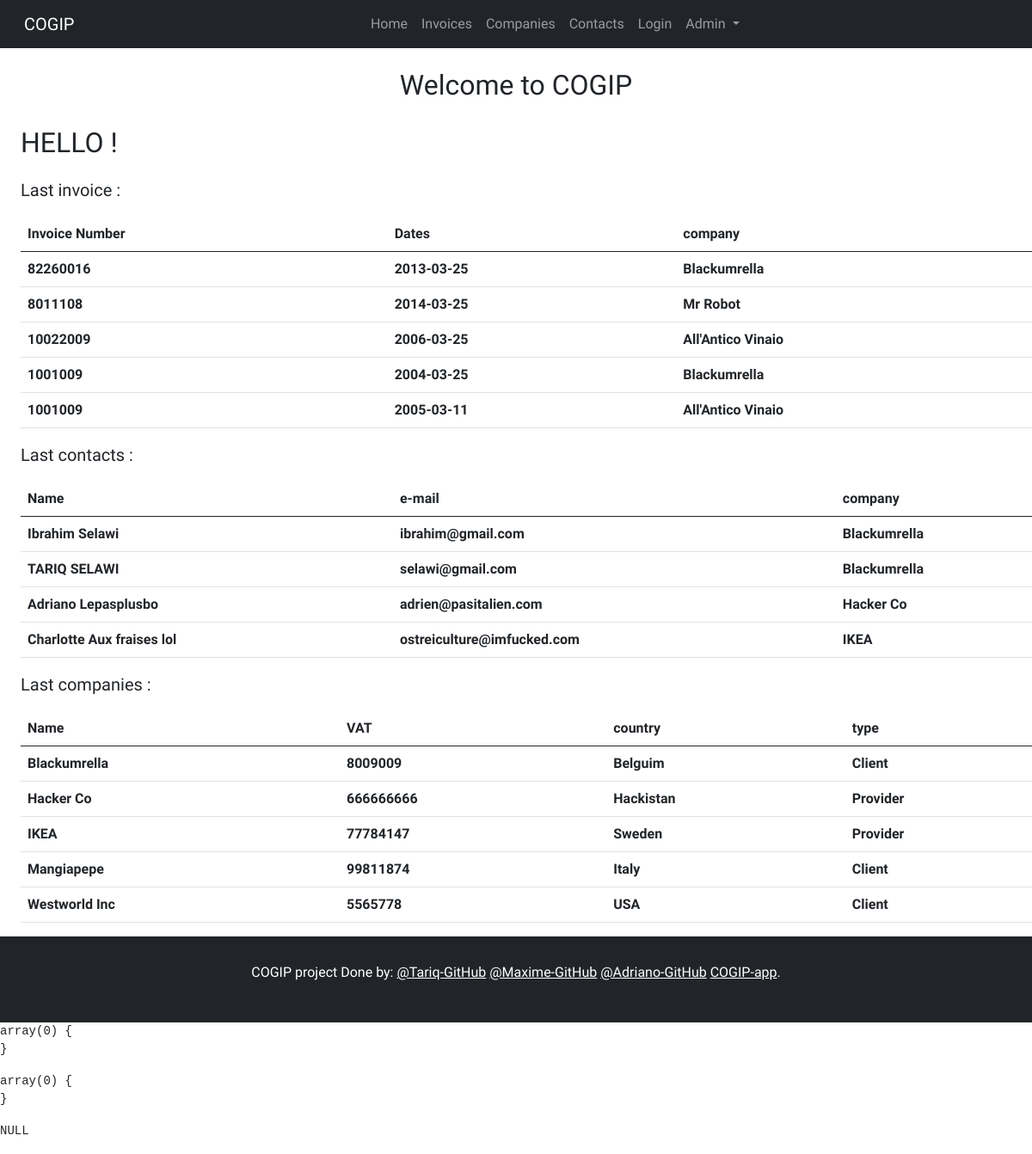
The app's page /, older data.
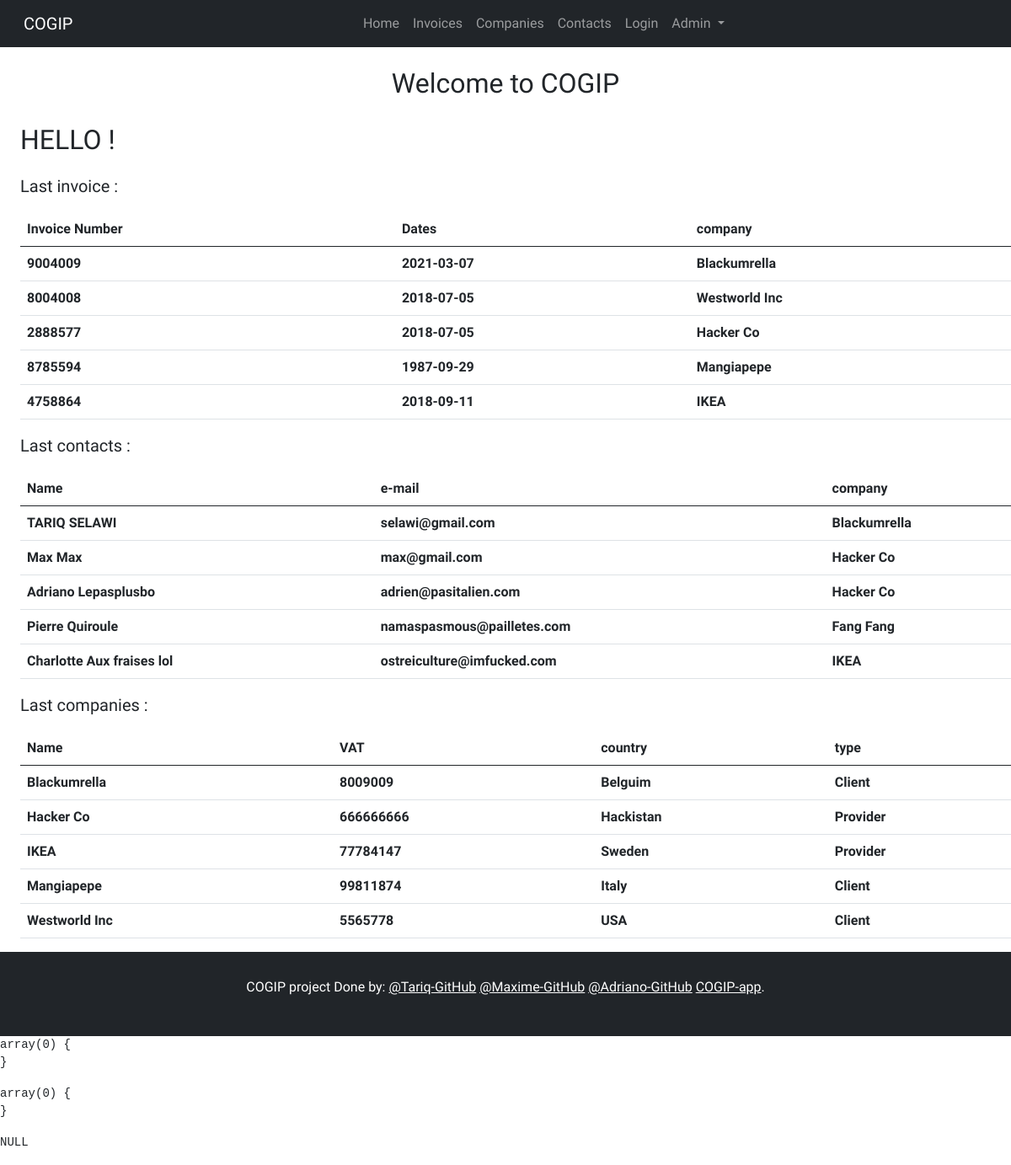
The same page, newer data.
### tables this page shows
CREATE TABLE `invoices` (
  `invoice_id` int(20) NOT NULL,
  `invoice_number` int(100) NOT NULL,
  `invoice_date` date NOT NULL,
  `company_id` int(50) NOT NULL,
  `employee_id` int(50) NOT NULL
);

CREATE TABLE `companies` (
  `company_id` int(20) NOT NULL,
  `company_name` varchar(255) NOT NULL,
  `country` varchar(255) NOT NULL,
  `VAT_number` int(11) NOT NULL,
  `type_id` int(50) NOT NULL
);

CREATE TABLE `employees` (
  `employee_id` int(20) NOT NULL,
  `first_name` varchar(255) NOT NULL,
  `last_name` varchar(255) NOT NULL,
  `email` varchar(320) NOT NULL,
  `company_id` int(20) NOT NULL
);

CREATE TABLE `type_of_company` (
  `type_id` int(20) NOT NULL,
  `company_type` varchar(255) DEFAULT NULL
);

### src/controller/HomepageController.php (called while the page is built)
<?php
require_once('./Model/CompaniesManager.php');
require_once('./Model/InvoicesManager.php');
require_once('./Model/ContactsManager.php');
class HomepageController
{
    public function render()
    {
       $companies = new CompaniesManager();
       $invoices = new InvoicesManager();
       $contacts = new ContactsManager();
        require('./view/Welcome.php');
    }
}

### src/model/InvoicesManager.php (called while the page is built, shortened)
<?php
class InvoicesManager extends Manager
{
  public function getInvoice()
  {
    $db = $this->connectDb();
    try {
      $response = $db->prepare('SELECT * FROM invoices i INNER JOIN
        companies c ON c.company_id = i.company_id
        ORDER BY invoice_id DESC LIMIT 5');
      $response->execute();
    } catch (Exception $e) {
      echo $e->getMessage();
      exit();
    }
    return $response;
  }
}

### src/model/ContactsManager.php (called while the page is built, shortened)
<?php
 class ContactsManager extends Manager
 {
   public function getContacts()
   {
     $db = $this->connectDb();
     try {
       $response = $db->prepare('SELECT * FROM employees e
       JOIN companies c on
       e.company_id=c.company_id
       ORDER by employee_id DESC limit 5');
       $response->execute();
     } catch (Exception $e) {
       echo $e->getMessage();
       exit();
     }
     return $response;
   }
 }

### src/model/CompaniesManager.php (called while the page is built, shortened)
<?php
class CompaniesManager extends Manager
{
  public function getCompany(){
    $db = $this->connectDb();
    try {
      $response = $db->prepare("SELECT * from companies c
        JOIN type_of_company t
        ON t.type_id=c.type_id
        ORDER BY company_id DESC limit 5");
      $response->execute();
    } catch (Exception $e) {
      echo $e->getMessage();
      exit;
    }
    return $response;
  }
}

### src/view/Welcome.php (the view, shortened to what this page needs)
<?php
require_once("include/header.php");
?>
<h2 class="my-4 d-flex justify-content-center"> Welcome to COGIP </h2>
<p class="mx-3 fs-2 mx-4">HELLO !</p>
<p class="fs-5 mx-4">Last invoice :</p>
<table class="table mx-4">
  <thead>
    <tr>
      <th scope="col">Invoice Number</th>
      <th scope="col">Dates</th>
      <th scope="col">company</th>
    </tr>
  </thead>
  <tr>
    <?php foreach ($invoices->getInvoice() as $invoice) : ?>
          <th><?= $invoice['invoice_number'] ?></th>
          <th><?= $invoice['invoice_date'] ?></th>
          <th><?= $invoice['company_name']?></th>
  </tr>
  <?php endforeach ?>
</table>
  <p class="mx-4 fs-5">Last contacts :</p>
  <table class="table mx-4">
    <thead>
      <tr>
        <th scope="col">Name</th>
        <th scope="col">e-mail</th>
        <th scope="col">company</th>
      </tr>
    </thead>
    <tr>
      <?php foreach($contacts->getContacts() as $contact): ?>
        <th><?= $contact['first_name'].' '. $contact['last_name'] ?></th>
        <th><?= $contact['email'] ?></th>
        <th><?= $contact['company_name'] ?></th>
    </tr>
    <?php endforeach ?>
  </table>
  <p class="mx-4 fs-5">Last companies :</p>
  <table class="table mx-4">
    <thead>
      <tr>
        <th scope="col">Name</th>
        <th scope="col">VAT</th>
        <th scope="col">country</th>
        <th scope="col">type</th>
      </tr>
    </thead>
      <tr>
      <?php foreach($companies->getCompany() as $company) : ?>
        <th><?= $company['company_name'] ?></th>
        <th><?= $company['VAT_number'] ?></th>
        <th><?= $company['country'] ?></th>
        <th><?= $company['company_type'] ?></th>
      </tr>
      <?php endforeach ?>
    </table>
<?php require_once("include/footer.php"); ?>

Row changes from the older to the newer data that the page shows:
removed invoices: invoice_number "82260016", invoice_date "2013-03-25", company.company_name "Blackumrella"
removed invoices: invoice_number "8011108", invoice_date "2014-03-25", company.company_name "Mr Robot"
removed invoices: invoice_number "10022009", invoice_date "2006-03-25", company.company_name "All'Antico Vinaio"
removed invoices: invoice_number "1001009", invoice_date "2004-03-25", company.company_name "Blackumrella"
removed invoices: invoice_number "1001009", invoice_date "2005-03-11", company.company_name "All'Antico Vinaio"
removed employees: first_name "Ibrahim", last_name "Selawi", email "ibrahim@gmail.com", company.company_name "Blackumrella"
added invoices: invoice_number "9004009", invoice_date "2021-03-07", company.company_name "Blackumrella"
added invoices: invoice_number "8004008", invoice_date "2018-07-05", company.company_name "Westworld Inc"
added invoices: invoice_number "2888577", invoice_date "2018-07-05", company.company_name "Hacker Co"
added invoices: invoice_number "8785594", invoice_date "1987-09-29", company.company_name "Mangiapepe"
now on this page (row unchanged): invoices: invoice_number "4758864", invoice_date "2018-09-11", company.company_name "IKEA"
added employees: first_name "Max", last_name "Max", email "max@gmail.com", company.company_name "Hacker Co"
added employees: first_name "Pierre", last_name "Quiroule", email "namaspasmous@pailletes.com", company.company_name "Fang Fang"
